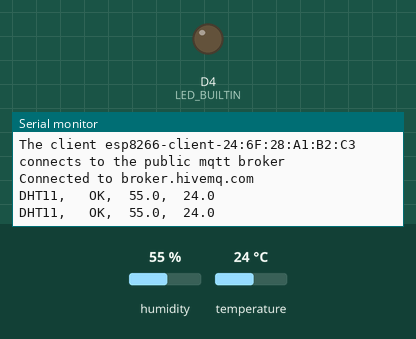
Simulated run of this sketch. Board: ESP8266 (NodeMCU). Shown: output pins drawn as LEDs (lit = HIGH, except the on-board LED, lit = LOW), the last lines printed to the serial monitor. The inputs (shaded band) are chosen by the test bench; at power-on: humidity 55 %, temperature 24 °C. WiFi joins after 1.5 s; servers stay silent unless stated; random numbers use the default seed unless the sketch sets one; no MQTT or app messages arrive unless stated; pins used as bus, display or sensor lines are not drawn.

Above: at 2.7 s.
2.8 s: humidity set to 22 %
At 4.1 s:
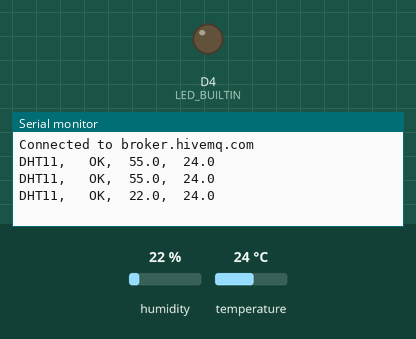
4.3 s: temperature set to 12 °C
At 5.0 s:
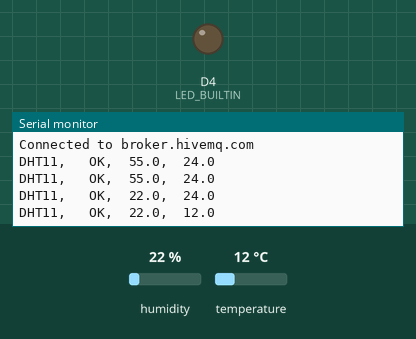
5.8 s: humidity set to 40 %
At 5.8 s:
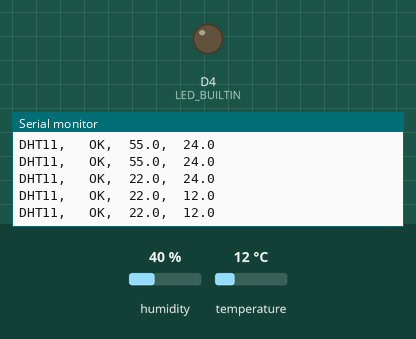
Timing chart, 0 to 8.8 s (numbered marks = the images above; inputs shaded):
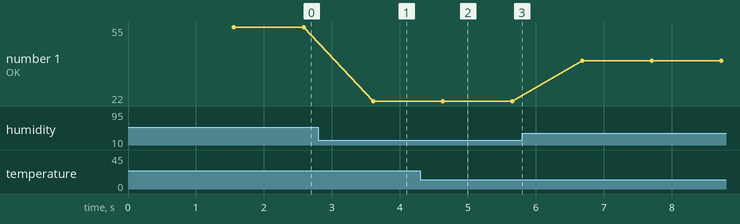

Measured:
- after the input at 2.8 s, the serial monitor: prints a new line after 0.81 s (image 1)
- after the input at 4.3 s, the serial monitor: prints a new line after 0.33 s (image 2)
- plotted number 1: 55 → 22 after the input at 2.8 s, 22 → 40 after the input at 5.8 s

The sketch:

StartingToPublishDHTValuesWithDiffLib.ino
```cpp
/*
    This sketch establishes a TCP connection to a "quote of the day" service.
    It sends a "hello" message, and then prints received data.
*/

// WIFI Library untuk dapat mengatur dan terkoneksi ke WIFI
#include <ESP8266WiFi.h>

// MQTT Library untuk terkoneksi dengan Broker MQTT dan melakukan
// aksi publish dan subcribe
#include <PubSubClient.h>

#include <dht.h>

#define DHTPIN D4
#define DHTTYPE DHT11
dht DHT;


// Nama (ssid) dan Password wifi yang akan dikoneksikan NodeMCU
const char* ssid     = "*";
const char* password = "*";

// informasi Host dan Port MQTT broker yang akan digunakan
const char* broker = "broker.hivemq.com";
const uint16_t port = 1883;

const char* topic_suhu = "suhu_mcu";
const char* topic_kelempaban = "kelembapan_mcu";
const char* topic_random = "random_mcu";

WiFiClient espClient;
PubSubClient client(espClient);


void callback(char *topic, byte *payload, unsigned int length) {
    Serial.print("Message arrived in topic: ");
    Serial.println(topic);
    Serial.print("Message:");
    for (int i = 0; i < length; i++) {
        Serial.print((char) payload[i]);
    }
    Serial.println();
    Serial.println("-----------------------");
}

void setup() {
  Serial.begin(115200);
  pinMode(LED_BUILTIN, OUTPUT);

  // Dimulai dari mengoneksikan ke WIFI
  Serial.println();
  Serial.println();
  Serial.print("Connecting to ");
  Serial.println(ssid);

  /* Explicitly set the ESP8266 to be a WiFi-client, otherwise, it by default,
     would try to act as both a client and an access-point and could cause
     network-issues with your other WiFi-devices on your WiFi-network. */
  WiFi.begin(ssid, password);

  //if wifi not connected LED is on

  digitalWrite(LED_BUILTIN, LOW);
  while (WiFi.status() != WL_CONNECTED) {
    delay(500);
    Serial.print(".");
  }

  // Turning Off LED cause Wifi is connected
  digitalWrite(LED_BUILTIN, HIGH);

  Serial.println("");
  Serial.println("WiFi connected");
  Serial.println("IP address: ");
  Serial.println(WiFi.localIP());

  // Siapkan client MQTT
  client.setServer(broker, port);

  client.setCallback(callback);

  while (!client.connected()) {
    String client_id = "esp8266-client-";
    client_id += String(WiFi.macAddress());
    Serial.printf("The client %s connects to the public mqtt broker\n", client_id.c_str());
    if (client.connect(client_id.c_str())){
        Serial.println("Connected to " + String(broker));
      }
    else{
        Serial.print("failed with state ");
        Serial.print(client.state());
        delay(2000);
    }
  }
}

void loop() {

  // READ DATA
  Serial.print("DHT11, \t");
  int chk = DHT.read11(DHTPIN);
  switch (chk)
  {
    case DHTLIB_OK:
    Serial.print("OK,\t");
    break;
    case DHTLIB_ERROR_CHECKSUM:
    Serial.print("Checksum error,\t");
    break;
    case DHTLIB_ERROR_TIMEOUT:
    Serial.print("Time out error,\t");
    break;
    case DHTLIB_ERROR_CONNECT:
        Serial.print("Connect error,\t");
        break;
    case DHTLIB_ERROR_ACK_L:
        Serial.print("Ack Low error,\t");
        break;
    case DHTLIB_ERROR_ACK_H:
        Serial.print("Ack High error,\t");
        break;
    default:
    Serial.print("Unknown error,\t");
    break;
  }
  // DISPLAY DATA
  Serial.print(DHT.humidity, 1);
  Serial.print(",\t");
  Serial.println(DHT.temperature, 1);

  client.publish(topic_suhu, String(DHT.temperature).c_str());
  client.publish(topic_kelempaban , String(DHT.humidity).c_str());
  client.publish(topic_random, String(random(10,100)).c_str());
  delay(1000);
  client.loop();
}
```
